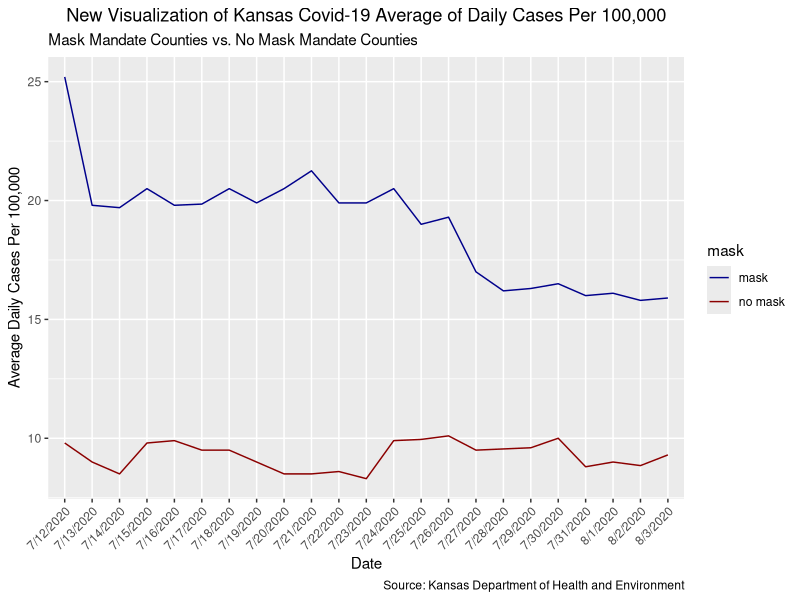

Reproduce this figure in R.
## ---- chunk 1
library(tidyverse) 
## ---- chunk 2
df <- tribble(
  ~date, ~count, ~mask,
 "7/12/2020", 25.2, "mask", 
 "7/12/2020", 9.8, "no mask",
 "7/13/2020", 19.8, "mask",
 "7/13/2020", 9.0, "no mask", 
 "7/14/2020", 19.7, "mask", 
 "7/14/2020", 8.5, "no mask",
 "7/15/2020", 20.5, "mask",
 "7/15/2020", 9.8, "no mask", 
 "7/16/2020", 19.8, "mask", 
 "7/16/2020", 9.9, "no mask",
 "7/17/2020", 19.85, "mask",
 "7/17/2020", 9.5, "no mask", 
 "7/18/2020", 20.5, "mask", 
 "7/18/2020", 9.5, "no mask",
 "7/19/2020", 19.9, "mask",
 "7/19/2020", 9.0, "no mask", 
 "7/20/2020", 20.5, "mask", 
 "7/20/2020", 8.5, "no mask",
 "7/21/2020", 21.25, "mask",
 "7/21/2020", 8.5, "no mask", 
 "7/22/2020", 19.9, "mask", 
 "7/22/2020", 8.6, "no mask",
 "7/23/2020", 19.9, "mask",
 "7/23/2020", 8.3, "no mask", 
 "7/24/2020", 20.5, "mask", 
 "7/24/2020", 9.9, "no mask",
 "7/25/2020", 19.0, "mask",
 "7/25/2020", 9.95, "no mask", 
 "7/26/2020", 19.3, "mask", 
 "7/26/2020", 10.1, "no mask",
 "7/27/2020", 17.0, "mask",
 "7/27/2020", 9.5, "no mask",
 "7/28/2020", 16.2, "mask",
 "7/28/2020", 9.55, "no mask",
 "7/29/2020", 16.3, "mask",
 "7/29/2020", 9.6, "no mask",
 "7/30/2020", 16.5, "mask", 
 "7/30/2020", 10.0, "no mask",
 "7/31/2020", 16.0, "mask",
 "7/31/2020", 8.8, "no mask",
 "8/1/2020", 16.1, "mask",
 "8/1/2020", 9.0, "no mask",
 "8/2/2020", 15.8, "mask",
 "8/2/2020", 8.85, "no mask",
 "8/3/2020", 15.9, "mask",
 "8/3/2020", 9.3, "no mask",
)
## ---- chunk 3
library(ggplot2)
ggplot(df, aes(x = date, y = count, group = mask, color = mask)) +
  geom_line() + 
  labs(title = "New Visualization of Kansas Covid-19 Average of Daily Cases Per 100,000", subtitle = "Mask Mandate Counties vs. No Mask Mandate Counties", caption = "Source: Kansas Department of Health and Environment", x = "Date", y = "Average Daily Cases Per 100,000") + 
  scale_color_manual(values=c('darkblue', 'darkred')) +
  theme(axis.text.x = element_text(angle = 45, hjust = 1)) + 
  theme(plot.title = element_text(hjust=0.5))
